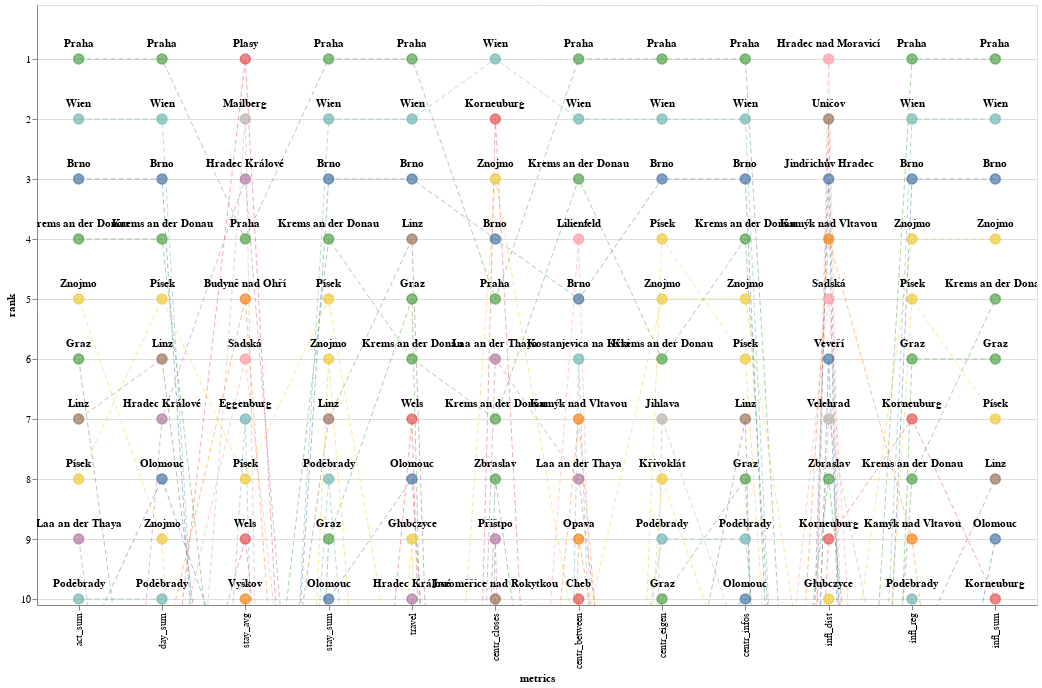

Notebook code cell kept with this figure:
### Code cell
import altair as alt

max_rank = 10

# get list of important places
imp_places = []
for metric in metrics:
    imp_places_m = df_matrices_order[df_matrices_order[metric] <= max_rank].index
    imp_places.extend(imp_places_m)

imp_places = np.unique(np.array(imp_places))


imp_places = df_matrices_order.loc[imp_places]
imp_places['name'] = imp_places.index

alt.renderers.set_embed_options(
    padding={"left": 5, "right": 10, "bottom": 5, "top": 0}
)

rank_chart = alt.Chart(imp_places).transform_window(
    index='count()'
).transform_fold(
    metrics
).properties(
    width=1000,
    height=600
).encode(
    color=alt.Color('name:N', legend=None),
    x=alt.X(
        'key:N',
        axis=alt.Axis(title='metrics'),
        sort=metrics
    ),
    y=alt.Y(
        'value:Q', 
        scale=alt.Scale(zero=False, domain=[max_rank + 0.1,0.1], nice=False),
        axis=alt.Axis(values=[i for i in range(1, max_rank+1)], tickMinStep=0.1, title='rank', format='.0f'),
    ),
)

lines = rank_chart.mark_line(
    clip=True,
    strokeWidth=.5,
    strokeDash=[5,3]
)

circles = rank_chart.mark_circle(
    clip=True,
    size=100,
    strokeOpacity=1,
    strokeWidth=1.5
).encode(
    stroke=alt.Color('name:N', legend=None),
)

labels = rank_chart.mark_text(
    clip=True,
    align='center',
    baseline='middle',
    dy=-15,
    fontWeight='bold',
    fill='black',
).encode(
    y=alt.Y('value:Q'),
    text='name:N',
)

lines + circles + labels

### Figure 1 — Vega-Lite specification as saved in the notebook (floating-point values rounded to 4 significant figures)
{"config": {"view": {"continuousWidth": 400, "continuousHeight": 300}}, "layer": [{"mark": {"type": "line", "clip": true, "strokeDash": [5, 3], "strokeWidth": 0.5}, "encoding": {"color": {"type": "nominal", "field": "name", "legend": null}, "x": {"type": "nominal", "axis": {"title": "metrics"}, "field": "key", "sort": ["act_sum", "day_sum", "stay_avg", "stay_sum", "travel", "centr_closes", "centr_between", "centr_eigen", "centr_infos", "infl_dist", "infl_reg", "infl_sum"]}, "y": {"type": "quantitative", "axis": {"format": ".0f", "tickMinStep": 0.1, "title": "rank", "values": [1, 2, 3, 4, 5, 6, 7, 8, 9, 10]}, "field": "value", "scale": {"domain": [10.1, 0.1], "nice": false, "zero": false}}}, "height": 600, "transform": [{"window": [{"op": "count", "as": "index"}]}, {"fold": ["act_sum", "day_sum", "stay_avg", "stay_sum", "travel", "centr_closes", "centr_between", "centr_eigen", "centr_infos", "infl_dist", "infl_reg", "infl_sum"]}], "width": 1000}, {"mark": {"type": "circle", "clip": true, "size": 100, "strokeOpacity": 1, "strokeWidth": 1.5}, "encoding": {"color": {"type": "nominal", "field": "name", "legend": null}, "stroke": {"type": "nominal", "field": "name", "legend": null}, "x": {"type": "nominal", "axis": {"title": "metrics"}, "field": "key", "sort": ["act_sum", "day_sum", "stay_avg", "stay_sum", "travel", "centr_closes", "centr_between", "centr_eigen", "centr_infos", "infl_dist", "infl_reg", "infl_sum"]}, "y": {"type": "quantitative", "axis": {"format": ".0f", "tickMinStep": 0.1, "title": "rank", "values": [1, 2, 3, 4, 5, 6, 7, 8, 9, 10]}, "field": "value", "scale": {"domain": [10.1, 0.1], "nice": false, "zero": false}}}, "height": 600, "transform": [{"window": [{"op": "count", "as": "index"}]}, {"fold": ["act_sum", "day_sum", "stay_avg", "stay_sum", "travel", "centr_closes", "centr_between", "centr_eigen", "centr_infos", "infl_dist", "infl_reg", "infl_sum"]}], "width": 1000}, {"mark": {"type": "text", "align": "center", "baseline": "middle", "clip": true, "dy": -15, "fill": "black", "fontWeight": "bold"}, "encoding": {"color": {"type": "nominal", "field": "name", "legend": null}, "text": {"type": "nominal", "field": "name"}, "x": {"type": "nominal", "axis": {"title": "metrics"}, "field": "key", "sort": ["act_sum", "day_sum", "stay_avg", "stay_sum", "travel", "centr_closes", "centr_between", "centr_eigen", "centr_infos", "infl_dist", "infl_reg", "infl_sum"]}, "y": {"type": "quantitative", "field": "value"}}, "height": 600, "transform": [{"window": [{"op": "count", "as": "index"}]}, {"fold": ["act_sum", "day_sum", "stay_avg", "stay_sum", "travel", "centr_closes", "centr_between", "centr_eigen", "centr_infos", "infl_dist", "infl_reg", "infl_sum"]}], "width": 1000}], "data": {"name": "data-400665e9600505fbf9746be6f78d8740"}, "$schema": "https://vega.github.io/schema/vega-lite/v4.8.1.json", "datasets": {"data-400665e9600505fbf9746be6f78d8740": [{"act_sum": 3, "day_sum": 3, "stay_avg": 24, "stay_sum": 3, "travel": 3, "centr_closes": 4, "centr_between": 5, "centr_eigen": 3, "centr_infos": 3, "infl_dist": 33, "infl_reg": 3, "infl_sum": 3, "name": "Brno"}, {"act_sum": 25, "day_sum": 11, "stay_avg": 5, "stay_sum": 24, "travel": 27, "centr_closes": 20, "centr_between": 23, "centr_eigen": 18, "centr_infos": 23, "infl_dist": 61, "infl_reg": 40, "infl_sum": 31, "name": "Budyně nad Ohří"}, {"act_sum": 60, "day_sum": 44, "stay_avg": 31, "stay_sum": 57, "travel": 14, "centr_closes": 64, "centr_between": 10, "centr_eigen": 35, "centr_infos": 35, "infl_dist": 69, "infl_reg": 59, "infl_sum": 68, "name": "Cheb"}, {"act_sum": 64, "day_sum": 28, "stay_avg": 7, "stay_sum": 61, "travel": 42, "centr_closes": 66, "centr_between": 70, "centr_eigen": 40, "centr_infos": 53, "infl_dist": 11, "infl_reg": 62, "infl_sum": 65, "name": "Eggenburg"}, {"act_sum": 6, "day_sum": 16, "stay_avg": 40, "stay_sum": 9, "travel": 5, "centr_closes": 61, "centr_between": 43, "centr_eigen": 10, "centr_infos": 8, "infl_dist": 42, "infl_reg": 6, "infl_sum": 6, "name": "Graz"}, {"act_sum": 31, "day_sum": 21, "stay_avg": 15, "stay_sum": 29, "travel": 9, "centr_closes": 60, "centr_between": 42, "centr_eigen": 39, "centr_infos": 25, "infl_dist": 10, "infl_reg": 41, "infl_sum": 36, "name": "Głubczyce"}, {"act_sum": 23, "day_sum": 7, "stay_avg": 3, "stay_sum": 20, "travel": 10, "centr_closes": 44, "centr_between": 36, "centr_eigen": 24, "centr_infos": 21, "infl_dist": 47, "infl_reg": 25, "infl_sum": 19, "name": "Hradec Králové"}, {"act_sum": 30, "day_sum": 40, "stay_avg": 48, "stay_sum": 34, "travel": 26, "centr_closes": 52, "centr_between": 64, "centr_eigen": 64, "centr_infos": 63, "infl_dist": 1, "infl_reg": 67, "infl_sum": 37, "name": "Hradec nad Moravicí"}, {"act_sum": 69, "day_sum": 59, "stay_avg": 57, "stay_sum": 54, "travel": 67, "centr_closes": 10, "centr_between": 31, "centr_eigen": 27, "centr_infos": 29, "infl_dist": 44, "infl_reg": 23, "infl_sum": 41, "name": "Jaroměřice nad Rokytkou"}, {"act_sum": 16, "day_sum": 24, "stay_avg": 51, "stay_sum": 11, "travel": 34, "centr_closes": 18, "centr_between": 73, "centr_eigen": 7, "centr_infos": 11, "infl_dist": 25, "infl_reg": 13, "infl_sum": 17, "name": "Jihlava"}, {"act_sum": 70, "day_sum": 60, "stay_avg": 58, "stay_sum": 66, "travel": 69, "centr_closes": 49, "centr_between": 62, "centr_eigen": 56, "centr_infos": 46, "infl_dist": 3, "infl_reg": 75, "infl_sum": 63, "name": "Jindřichův Hradec"}, {"act_sum": 27, "day_sum": 33, "stay_avg": 35, "stay_sum": 30, "travel": 60, "centr_closes": 21, "centr_between": 7, "centr_eigen": 23, "centr_infos": 26, "infl_dist": 4, "infl_reg": 9, "infl_sum": 20, "name": "Kamýk nad Vltavou"}, {"act_sum": 12, "day_sum": 36, "stay_avg": 42, "stay_sum": 25, "travel": 55, "centr_closes": 2, "centr_between": 29, "centr_eigen": 41, "centr_infos": 34, "infl_dist": 9, "infl_reg": 7, "infl_sum": 10, "name": "Korneuburg"}, {"act_sum": 40, "day_sum": 62, "stay_avg": 67, "stay_sum": 27, "travel": 11, "centr_closes": 74, "centr_between": 6, "centr_eigen": 43, "centr_infos": 45, "infl_dist": 68, "infl_reg": 63, "infl_sum": 50, "name": "Kostanjevica na Krki"}, {"act_sum": 4, "day_sum": 4, "stay_avg": 16, "stay_sum": 4, "travel": 6, "centr_closes": 7, "centr_between": 3, "centr_eigen": 6, "centr_infos": 4, "infl_dist": 27, "infl_reg": 8, "infl_sum": 5, "name": "Krems an der Donau"}, {"act_sum": 19, "day_sum": 22, "stay_avg": 49, "stay_sum": 13, "travel": 41, "centr_closes": 29, "centr_between": 27, "centr_eigen": 8, "centr_infos": 12, "infl_dist": 51, "infl_reg": 15, "infl_sum": 18, "name": "Křivoklát"}, {"act_sum": 9, "day_sum": 19, "stay_avg": 41, "stay_sum": 14, "travel": 44, "centr_closes": 6, "centr_between": 8, "centr_eigen": 19, "centr_infos": 17, "infl_dist": 35, "infl_reg": 12, "infl_sum": 21, "name": "Laa an der Thaya"}, {"act_sum": 22, "day_sum": 27, "stay_avg": 39, "stay_sum": 19, "travel": 35, "centr_closes": 22, "centr_between": 4, "centr_eigen": 49, "centr_infos": 30, "infl_dist": 67, "infl_reg": 61, "infl_sum": 59, "name": "Lilienfeld"}, {"act_sum": 7, "day_sum": 6, "stay_avg": 17, "stay_sum": 7, "travel": 4, "centr_closes": 43, "centr_between": 20, "centr_eigen": 14, "centr_infos": 7, "infl_dist": 57, "infl_reg": 11, "infl_sum": 8, "name": "Linz"}, {"act_sum": 73, "day_sum": 20, "stay_avg": 2, "stay_sum": 73, "travel": 37, "centr_closes": 25, "centr_between": 38, "centr_eigen": 57, "centr_infos": 50, "infl_dist": 76, "infl_reg": 76, "infl_sum": 76, "name": "Mailberg"}, {"act_sum": 11, "day_sum": 8, "stay_avg": 12, "stay_sum": 10, "travel": 8, "centr_closes": 28, "centr_between": 57, "centr_eigen": 11, "centr_infos": 10, "infl_dist": 52, "infl_reg": 16, "infl_sum": 9, "name": "Olomouc"}, {"act_sum": 18, "day_sum": 25, "stay_avg": 43, "stay_sum": 16, "travel": 12, "centr_closes": 50, "centr_between": 9, "centr_eigen": 17, "centr_infos": 16, "infl_dist": 59, "infl_reg": 33, "infl_sum": 25, "name": "Opava"}, {"act_sum": 24, "day_sum": 13, "stay_avg": 1, "stay_sum": 26, "travel": 17, "centr_closes": 48, "centr_between": 41, "centr_eigen": 36, "centr_infos": 32, "infl_dist": 53, "infl_reg": 20, "infl_sum": 15, "name": "Plasy"}, {"act_sum": 10, "day_sum": 10, "stay_avg": 27, "stay_sum": 8, "travel": 24, "centr_closes": 13, "centr_between": 17, "centr_eigen": 9, "centr_infos": 9, "infl_dist": 23, "infl_reg": 10, "infl_sum": 13, "name": "Poděbrady"}, {"act_sum": 1, "day_sum": 1, "stay_avg": 4, "stay_sum": 1, "travel": 1, "centr_closes": 5, "centr_between": 1, "centr_eigen": 1, "centr_infos": 1, "infl_dist": 24, "infl_reg": 1, "infl_sum": 1, "name": "Praha"}, {"act_sum": 8, "day_sum": 5, "stay_avg": 8, "stay_sum": 5, "travel": 13, "centr_closes": 27, "centr_between": 37, "centr_eigen": 4, "centr_infos": 6, "infl_dist": 26, "infl_reg": 5, "infl_sum": 7, "name": "Písek"}, {"act_sum": 46, "day_sum": 54, "stay_avg": 44, "stay_sum": 40, "travel": 62, "centr_closes": 9, "centr_between": 59, "centr_eigen": 58, "centr_infos": 47, "infl_dist": 54, "infl_reg": 49, "infl_sum": 61, "name": "Přištpo"}, {"act_sum": 26, "day_sum": 12, "stay_avg": 6, "stay_sum": 18, "travel": 30, "centr_closes": 17, "centr_between": 53, "centr_eigen": 12, "centr_infos": 18, "infl_dist": 5, "infl_reg": 27, "infl_sum": 29, "name": "Sadská"}, {"act_sum": 44, "day_sum": 64, "stay_avg": 63, "stay_sum": 51, "travel": 65, "centr_closes": 56, "centr_between": 52, "centr_eigen": 47, "centr_infos": 61, "infl_dist": 2, "infl_reg": 72, "infl_sum": 58, "name": "Uničov"}, {"act_sum": 41, "day_sum": 30, "stay_avg": 32, "stay_sum": 32, "travel": 28, "centr_closes": 40, "centr_between": 21, "centr_eigen": 28, "centr_infos": 36, "infl_dist": 7, "infl_reg": 14, "infl_sum": 11, "name": "Velehrad"}, {"act_sum": 52, "day_sum": 43, "stay_avg": 29, "stay_sum": 48, "travel": 57, "centr_closes": 36, "centr_between": 74, "centr_eigen": 50, "centr_infos": 48, "infl_dist": 6, "infl_reg": 39, "infl_sum": 30, "name": "Veveří"}, {"act_sum": 34, "day_sum": 29, "stay_avg": 10, "stay_sum": 39, "travel": 39, "centr_closes": 67, "centr_between": 67, "centr_eigen": 59, "centr_infos": 54, "infl_dist": 18, "infl_reg": 34, "infl_sum": 47, "name": "Vyškov"}, {"act_sum": 17, "day_sum": 14, "stay_avg": 9, "stay_sum": 22, "travel": 7, "centr_closes": 53, "centr_between": 22, "centr_eigen": 29, "centr_infos": 22, "infl_dist": 62, "infl_reg": 45, "infl_sum": 22, "name": "Wels"}, {"act_sum": 2, "day_sum": 2, "stay_avg": 25, "stay_sum": 2, "travel": 2, "centr_closes": 1, "centr_between": 2, "centr_eigen": 2, "centr_infos": 2, "infl_dist": 31, "infl_reg": 2, "infl_sum": 2, "name": "Wien"}, {"act_sum": 29, "day_sum": 18, "stay_avg": 30, "stay_sum": 23, "travel": 49, "centr_closes": 8, "centr_between": 18, "centr_eigen": 21, "centr_infos": 19, "infl_dist": 8, "infl_reg": 21, "infl_sum": 23, "name": "Zbraslav"}, {"act_sum": 5, "day_sum": 9, "stay_avg": 34, "stay_sum": 6, "travel": 23, "centr_closes": 3, "centr_between": 11, "centr_eigen": 5, "centr_infos": 5, "infl_dist": 14, "infl_reg": 4, "infl_sum": 4, "name": "Znojmo"}]}}
